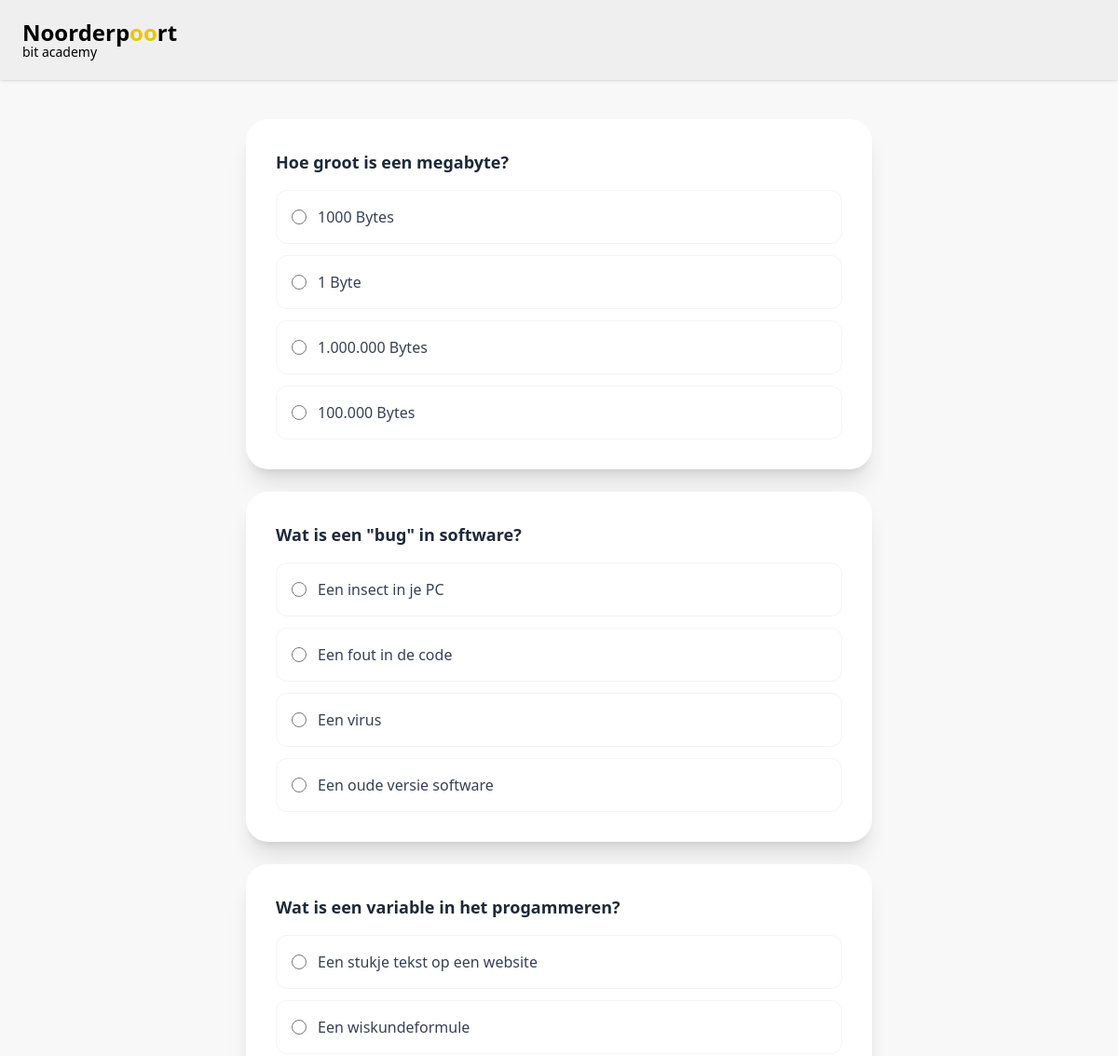
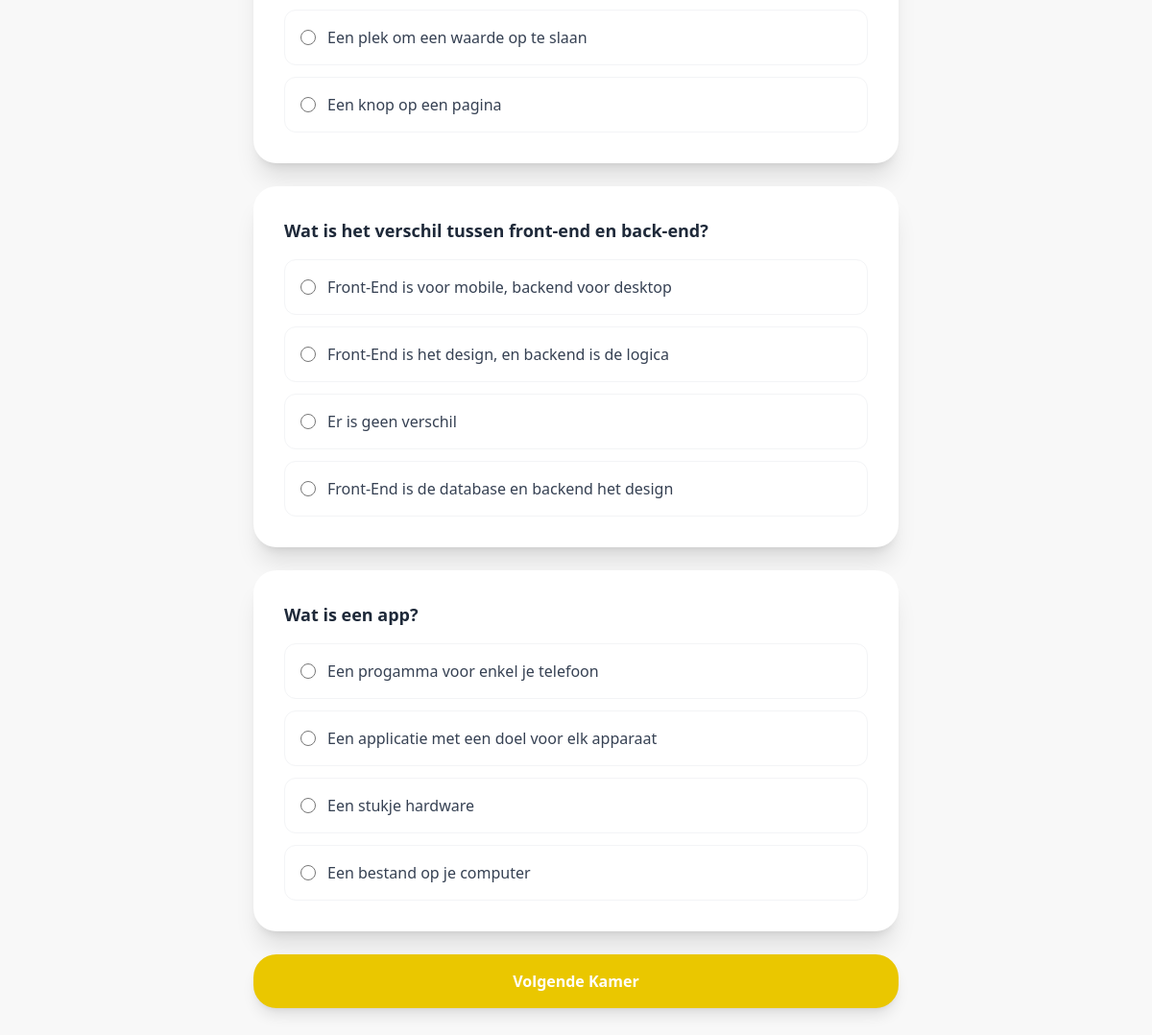
/kamer3.php, run on the app's committed database (2 pictures, top to bottom).
### tables this page shows
CREATE TABLE KAMER_DRIE (
    id INT NOT NULL AUTO_INCREMENT,
    vraag VARCHAR(255) NOT NULL,
    antwoord_een VARCHAR(255),
    antwoord_twee VARCHAR(255),
    antwoord_drie VARCHAR(255),
    antwoord_vier VARCHAR(255),
    juist VARCHAR(255) NOT NULL,
    PRIMARY KEY (id)
);

### kamer3.php (the view, shortened to what this page needs)
<?php
include_once "views/navbar.php";
include_once "db/db.php";
$query = $database->query("SELECT * FROM KAMER_DRIE");
$vragen = $query->fetchAll(PDO::FETCH_ASSOC);
?>
<!DOCTYPE html>
<html lang="en">
<head>
    <script src="https://cdn.jsdelivr.net/npm/@tailwindcss/browser@4"></script>
</head>
<body class="bg-[#F8F8F8] min-h-screen p-8 pt-32">
    <div class="max-w-2xl mx-auto">
        <form action="kamer4.php" method="POST">
            <?php foreach ($vragen as $vraag): ?>
                <div class="bg-white rounded-3xl shadow-xl p-8 mb-6 text-left">
                    <h2 class="font-bold text-lg text-gray-800 mb-4">
                        <?= htmlspecialchars($vraag['vraag']) ?>
                    </h2>
                    <div class="space-y-3">
                        <?php
                        $opties = [
                            'een' => $vraag['antwoord_een'],
                            'twee' => $vraag['antwoord_twee'],
                            'drie' => $vraag['antwoord_drie'],
                            'vier' => $vraag['antwoord_vier']
                        ];
                        foreach ($opties as $key => $optie):
                            if (!empty($optie)):
                        ?>
                                <label class="flex items-center p-4 border border-gray-100 rounded-xl cursor-pointer hover:bg-gray-50 transition">
                                    <input type="radio"
                                        name="vraag_<?= $vraag['id'] ?>"
                                        value="<?= htmlspecialchars($optie) ?>"
                                        class="w-4 h-4 text-[#EAC700] focus:ring-[#EAC700]">
                                    <span class="ml-3 text-gray-700"><?= htmlspecialchars($optie) ?></span>
                                </label>
                        <?php
                            endif;
                        endforeach;
                        ?>
                    </div>
                </div>
            <?php endforeach; ?>
            <button type="submit" class="w-full bg-[#EAC700] text-white font-bold py-4 rounded-3xl shadow-lg hover:bg-yellow-600 transition">
                Volgende Kamer
            </button>
        </form>
    </div>
</body>
</html>

### data on the page
kamer_drie: vraag "Hoe groot is een megabyte?", optie "1000 Bytes", antwoord_twee "1 Byte", antwoord_drie "1.000.000 Bytes", antwoord_vier "100.000 Bytes"
kamer_drie: vraag "Wat is een \"bug\" in software?", antwoord_een "Een insect in je PC", antwoord_twee "Een fout in de code", antwoord_drie "Een virus", antwoord_vier "Een oude versie software"
kamer_drie: vraag "Wat is een variable in het progammeren?", antwoord_een "Een stukje tekst op een website", antwoord_twee "Een wiskundeformule", antwoord_drie "Een plek om een waarde op te slaan", antwoord_vier "Een knop op een pagina"
kamer_drie: vraag "Wat is het verschil tussen front-end en back-end?", antwoord_een "Front-End is voor mobile, backend voor desktop", antwoord_twee "Front-End is het design, en backend is de logica", antwoord_drie "Er is geen verschil", antwoord_vier "Front-End is de database en backend het design"
kamer_drie: vraag "Wat is een app?", antwoord_een "Een progamma voor enkel je telefoon", antwoord_twee "Een applicatie met een doel voor elk apparaat", antwoord_drie "Een stukje hardware", antwoord_vier "Een bestand op je computer"
